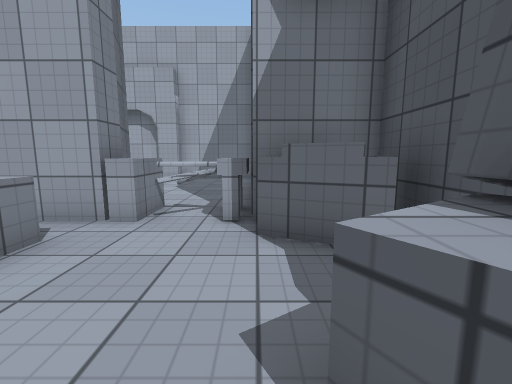
View 1 (above)

16 first-person views from a walk through a 3-D level made in the Unity game engine. The camera is 1.2 m above the floor, tilts 8° down and sees 90° across. The floor is counted in squares, 1 m on a side. Each view is taken from the middle of a square. On the plan, view 1 faces up. The plan holds only what a view shows up to about 12 squares ahead; the rest is blank. The place goes on beyond the plan. The player is left out. Surface patterns are stand-ins for the level's own textures.

View 2
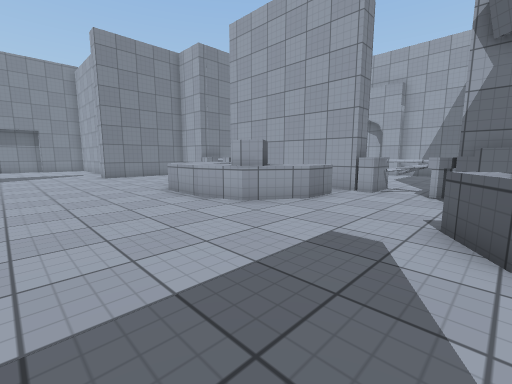

View 3
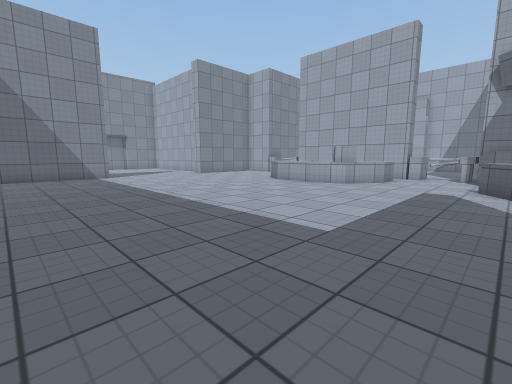

View 4
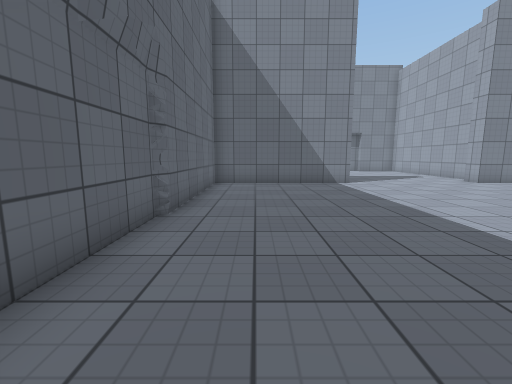

View 5
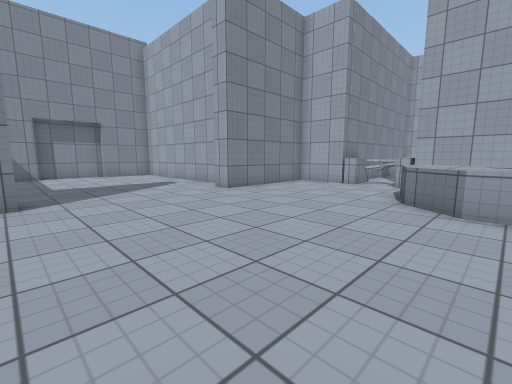

View 6
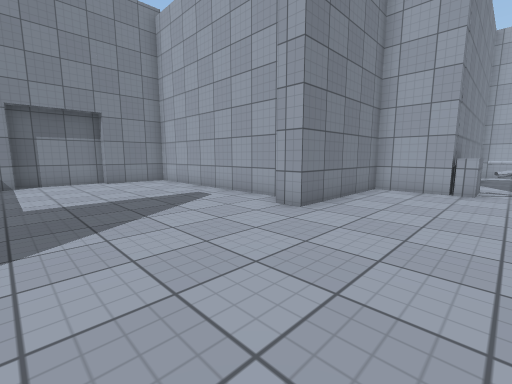

View 7
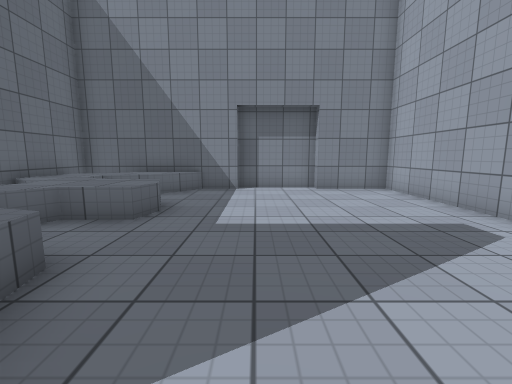

View 8
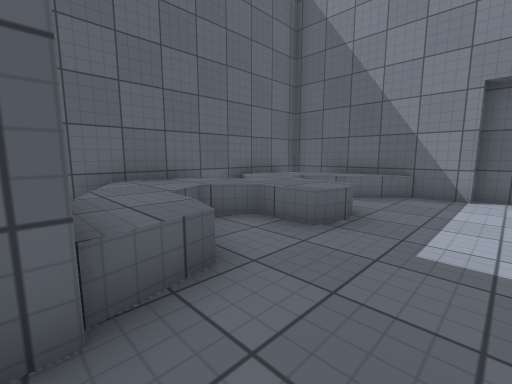

View 9
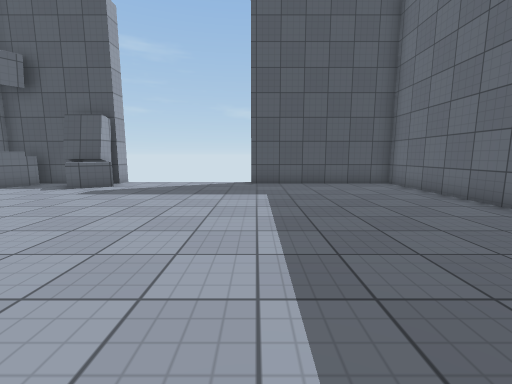

View 10
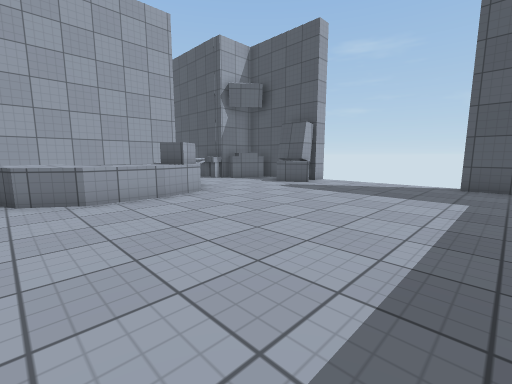

View 11
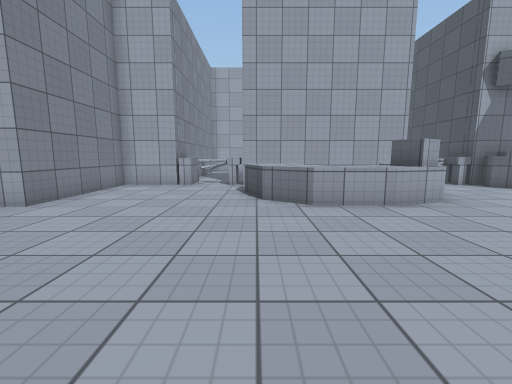

View 12
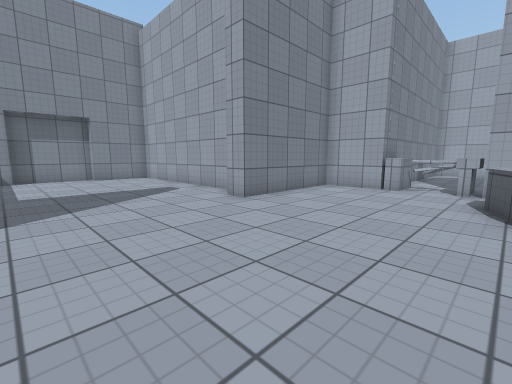

View 13
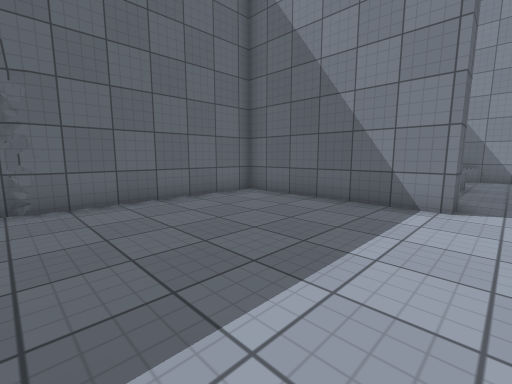

View 14
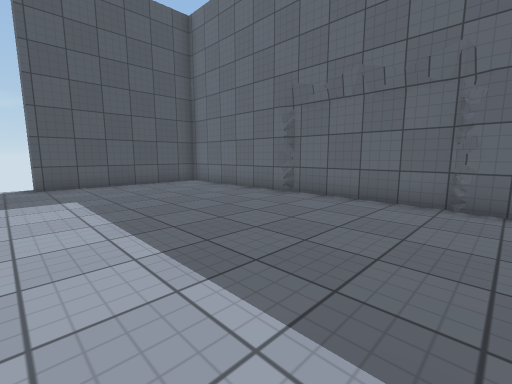

View 15
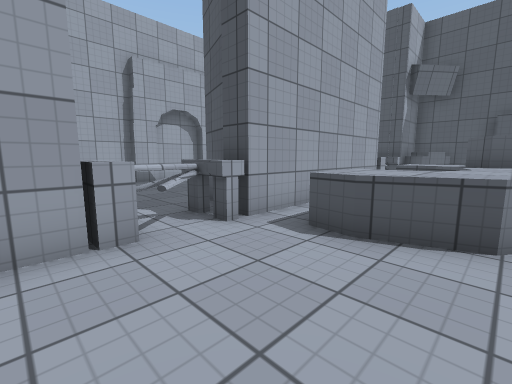

View 16
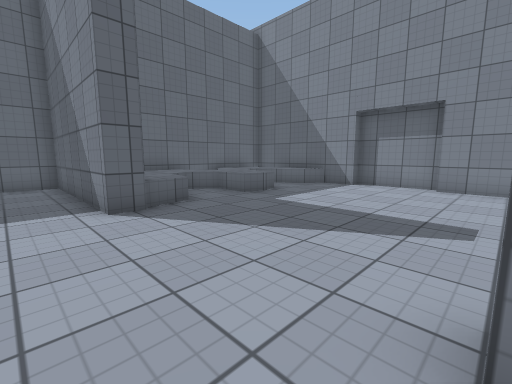

### Floor plan
Key: @ floor where view 1 was taken; # wall or solid block; . floor; = window, fence, low wall or low ledge; ^ raised ledge; O other object.
Columns run from 24 left of view 1 to 3 right of it. Each row starts with its distance up from view 1.
  7             #  #     #
  6             OOO#     #OO#
  5          ###OOO#######OO###
  4          #.......   ....^^#
  3          #.....^^   ^^....#
  2          #.....^^^=#^^....#
  1 ##########.....^^^^##...==#
  0 #................^^=....@=##
 -1 #..........................
 -2 #..........................
 -3 #..........................
 -4 #..........................
 -5 #..........................
 -6 ##..^^..^#................##
 -7 #^^.^^.^^#................#
 -8 #^^.^^^^^#................#
 -9  ^^^^^^^^#................#
-10  ##^##^^##................#
-11          #................#
-12          ##################

Where each view was taken, in squares from view 1:
view 1: 0 up, 0 right, facing up
view 2: 4 down, 1 right, facing up-left
view 3: 10 down, 1 right, facing up-left
view 4: 10 down, 3 left, facing left
view 5: 6 down, 7 left, facing up-left
view 6: 5 down, 11 left, facing up-left
view 7: 4 down, 14 left, facing left
view 8: 4 down, 15 left, facing down-left
view 9: 6 down, 9 left, facing right
view 10: 7 down, 9 left, facing up-right
view 11: 6 down, 9 left, facing up
view 12: 5 down, 9 left, facing up-left
view 13: 5 down, 8 left, facing down-left
view 14: 5 down, 9 left, facing down-right
view 15: 1 up, 13 left, facing up-right
view 16: 0 up, 13 left, facing down-left
